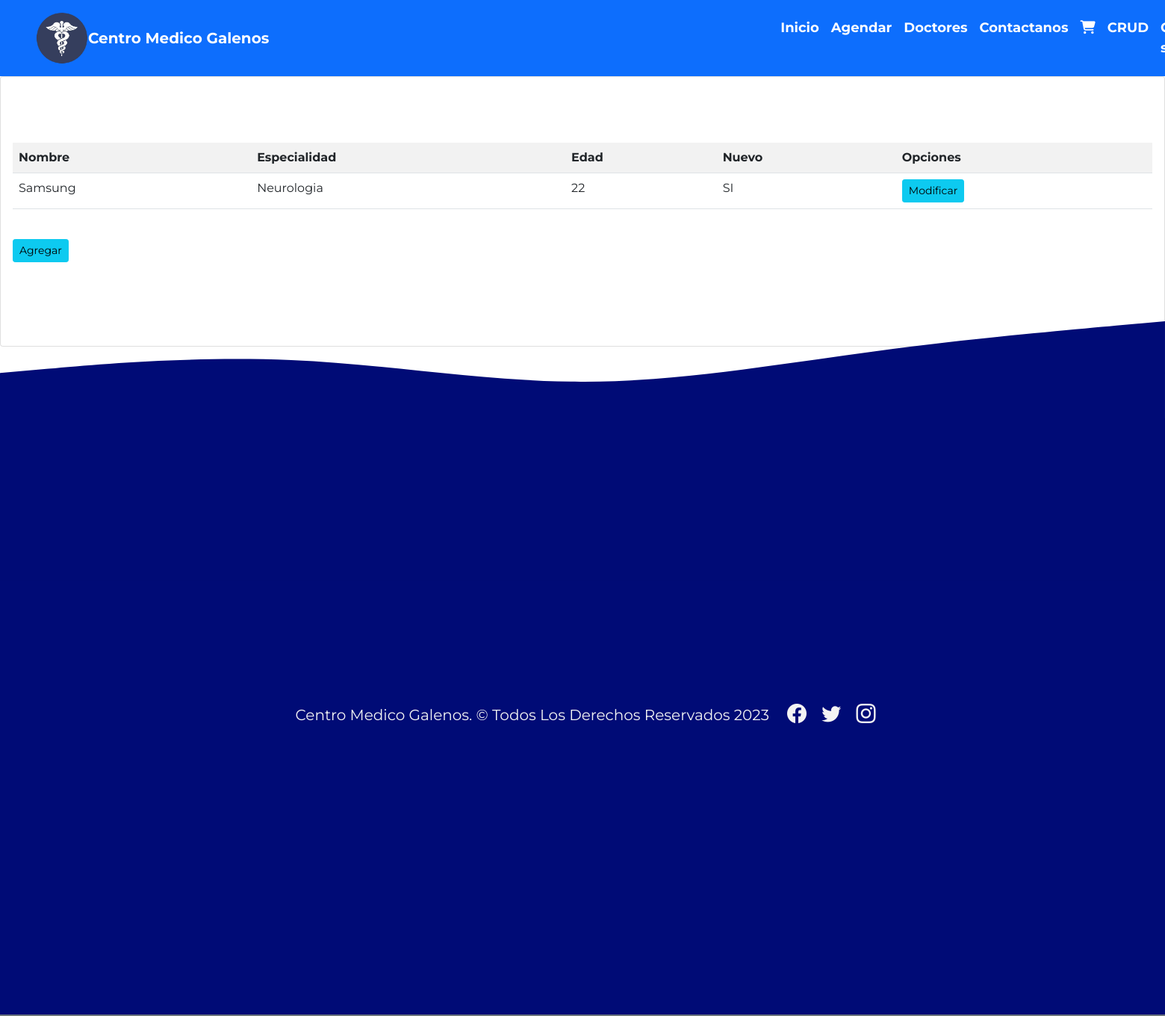
Page /listar/ (signed in) on the earlier database version.
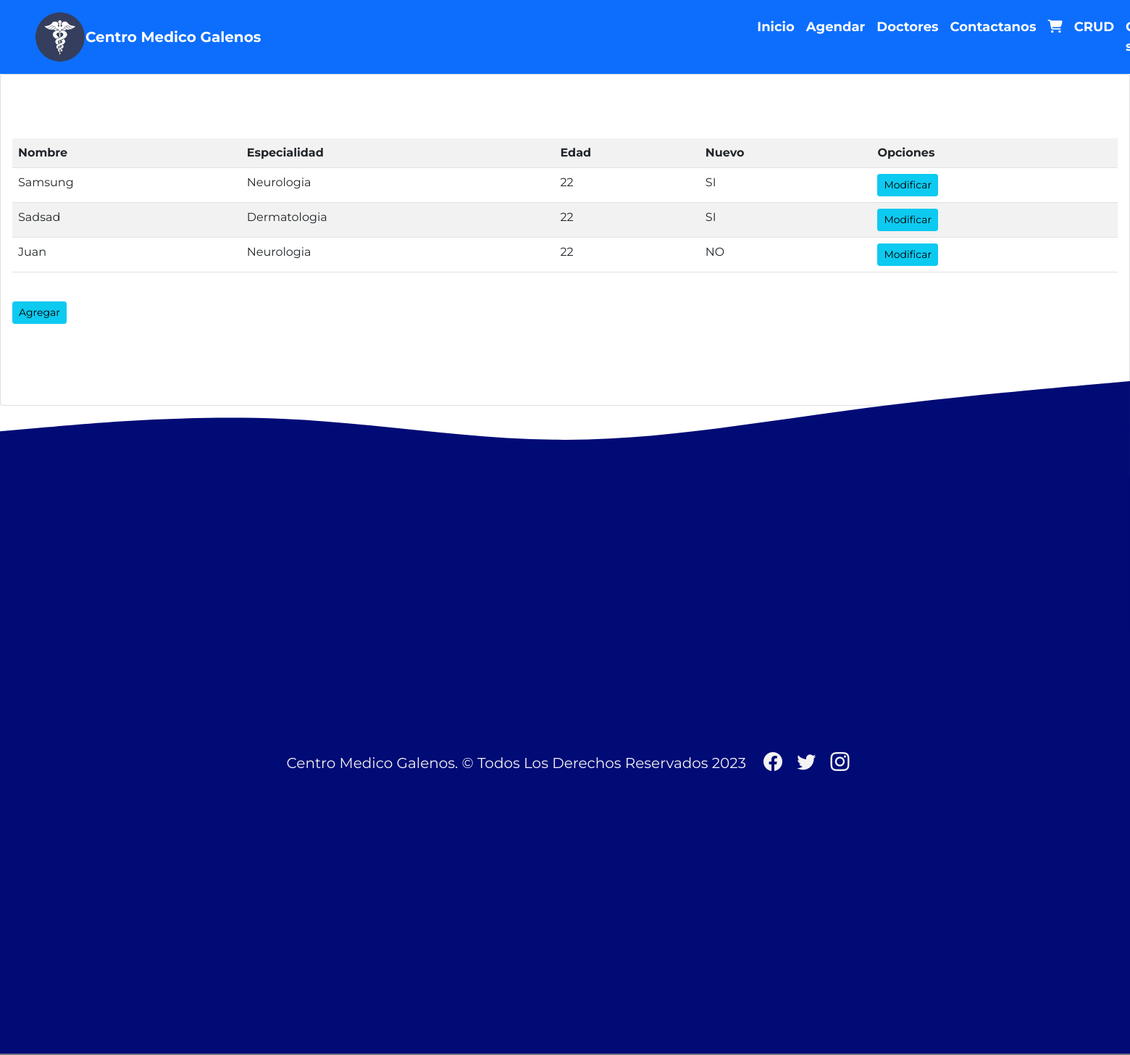
Same page on the later database version.
### app/models.py (models this page shows, shortened)
class Doctor(models.Model):
    nombre = models.CharField(max_length=50)
    edad = models.IntegerField()
    descripcion = models.TextField()
    nuevo = models.BooleanField()
    especialidad = models.ForeignKey(Especialidad, on_delete=models.PROTECT)
    imagen = models.ImageField(upload_to="docs", null=True)

class Especialidad(models.Model):
    especialidad = models.CharField(max_length=50)
    def __str__(self):
        return self.especialidad

### app/views.py (the view)
# urls.py: path('listar/', listar,name="listar"),
@permission_required('app.view_docs')
def listar (request):
    doctores = Doctor.objects.all()
    data ={
        'doctores' : doctores
    }
    return render(request,'app/docs/listar.html',data)

### app/templates/app/docs/listar.html (shortened to what this page needs)
{% extends 'app/base.html' %}
{% load static %}
{% block contenido %}
<div class="card">
    <div class="card-body">
        <br>
        <br>
        <br>
        <table class="table table-striped table-hover table-responsive-sm">
            <tr>
                <th>Nombre</th>
                <th>Especialidad</th>
                <th>Edad</th>
                <th>Nuevo</th>
                <th>Opciones</th>
            </tr>
            {% for d in doctores  %}
                <tr>
                    <td> {{ d.nombre | title }} </td>
                    <td> {{ d.especialidad }} </td>
                    <td> {{ d.edad }}  </td>
                    <td>
                        {% if d.nuevo == True %}
                        SI
                        {% else %}
                        NO
                        {% endif %} </td>
                    <td>
                        <a href="{% url 'modificar' d.id %}" class="btn btn-info btn-sm">Modificar</a>
                    </td>
                </tr>
            {% endfor  %}
        </table>
        <br>
        <a href="{% url 'agregar' %}" class="btn btn-info btn-sm">Agregar</a>
        <br>
        <br>
        <br>
        <br>
        <br>
    </div>
</div>
{% endblock %}

Differences in the rows shown:
added Doctor: nombre "Sadsad", especialidad "Dermatologia", edad "22", nuevo "SI"
added Doctor: nombre "Juan", especialidad "Neurologia", edad "22", nuevo "NO"
